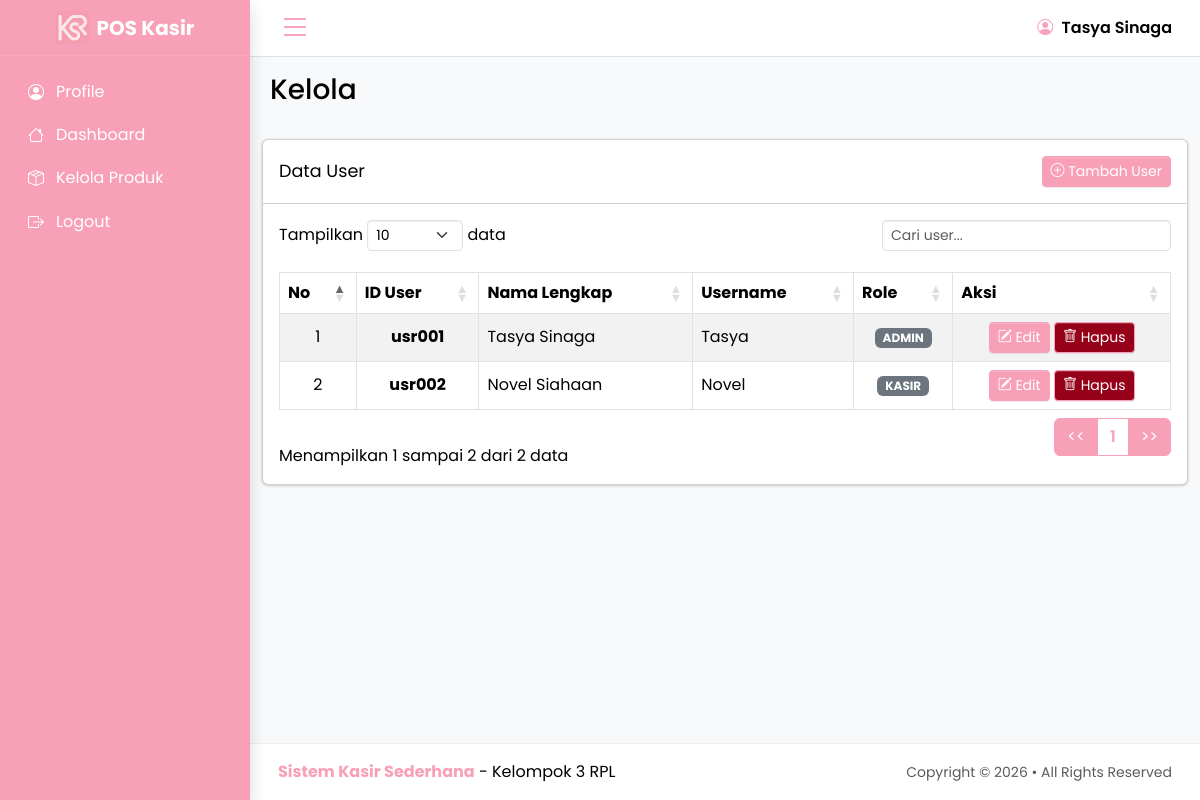
/kelola_user.php (signed in), run on the app's committed database.
### tables this page shows
CREATE TABLE `users` (
  `USER_ID` char(6) NOT NULL,
  `NAMA` varchar(50) DEFAULT NULL,
  `USERNAME` varchar(30) DEFAULT NULL,
  `PASSWORD` varchar(60) DEFAULT NULL,
  `ROLE` varchar(10) DEFAULT NULL
);

### kelola_user.php (the view, shortened to what this page needs)
<?php
include 'koneksi.php';
$data = mysqli_query($koneksi, "SELECT * FROM users ORDER BY USER_ID ASC");
?>
<!doctype html>
<html lang="en">
<head>
    <link rel="stylesheet" href="https://cdn.jsdelivr.net/npm/@fontsource/source-sans-3@5.0.12/index.css"
 media="print"
        onload="this.media = 'all'" />
    <link rel="stylesheet" href="https://cdn.jsdelivr.net/npm/overlayscrollbars@2.11.0/styles/overlayscrollbars.min.css"
 />
    <link rel="stylesheet" href="https://cdn.jsdelivr.net/npm/bootstrap-icons@1.13.1/font/bootstrap-icons.min.css"
 />
    <link rel="stylesheet" href="./css/adminlte.css" />
    <link rel="stylesheet" href="https://cdn.datatables.net/1.13.8/css/dataTables.bootstrap5.min.css">
</head>
<body class="layout-fixed sidebar-expand-lg bg-body-tertiary">
    <div class="app-wrapper">
        <?php include "header.php"; ?>
        <?php include "sidebar.php"; ?>
        <main class="app-main">
            <div class="app-content-header">
                <div class="container-fluid">
                    <h3 class="mb-3">Kelola</h3>
                </div>
            </div>
            <div class="container-fluid">
                <div class="card">
                    <div class="card-header d-flex align-items-center">
                        <h3 class="card-title mb-0">
                            Data User
                        </h3>
                        <div class="ms-auto d-flex gap-2">
                            <a href="tambah_user.php" class="btn btn-success btn-sm">
                                <i class="bi bi-plus-circle"></i>
                                Tambah User
                            </a>
                        </div>
                    </div>
                    <div class="card-body">
                        <div class="table-responsive">
                            <table id="userTable" class="table table-bordered table-striped w-100">
                                <thead>
                                    <tr align="center">
                                        <th>No</th>
                                        <th>ID User</th>
                                        <th>Nama Lengkap</th>
                                        <th>Username</th>
                                        <th>Role</th>
                                        <th>Aksi</th>
                                    </tr>
                                </thead>
                                <tbody>
                                    <?php
                                    $no = 1;
                                    while ($d = mysqli_fetch_array($data)) {
                                        ?>
                                        <tr>
                                            <td align="center"><?= $no++; ?></td>
                                            <td align="center"><strong><?= $d['USER_ID']; ?></strong></td>
                                            <td><?= $d['NAMA']; ?></td>
                                            <td><?= $d['USERNAME']; ?></td>
                                            <td align="center">
                                                <span class="badge bg-secondary text-white px-2 py-1">
                                                    <?= strtoupper($d['ROLE']); ?>
                                                </span>
                                            </td>
                                            <td align="center">
                                                <div class="d-grid gap-1 d-md-block">
                                                    <a href="edit_data_user.php?id=<?= $d['USER_ID']; ?>"
                                                        class="btn btn-warning btn-sm">
                                                        <i class="bi bi-pencil-square"></i> Edit
                                                    </a>
                                                    <a href="hapus_user.php?id=<?= $d['USER_ID']; ?>"
                                                        class="btn btn-danger btn-sm"
                                                        onclick="return confirm('Yakin ingin menghapus user ini?')">
                                                        <i class="bi bi-trash"></i> Hapus
                                                    </a>
                                                </div>
                                            </td>
                                        </tr>
                                    <?php } ?>
                                </tbody>
                            </table>
                        </div>
                    </div>
                </div>
            </div>
        </main>
        <?php include "footer.php"; ?>
    </div>
</body>
</html>

### kelola_user.php (style rules this page uses)
html, body, body * { font-family: 'Poppins', sans-serif !important; }
body { background-color: white !important; }
body, h1, h2, h3, h4, h5, h6, p, span, div, a, label, input, select, option { color: black !important; }
.app-main, .card, .card-body, .card-header, .card-title, .table, .table th, .table td, .dataTables_wrapper, .dataTables_wrapper label, .dataTables_wrapper .dataTables_info, .dataTables_wrapper .dataTables_length, .dataTables_wrapper .dataTables_filter, .app-footer, .brand-link { color: black !important; }
table.dataTable thead th { white-space: nowrap; color: black !important; }
.btn i { color: inherit !important; }
.btn-success { background-color: #f7a0b8 !important; border-color: #f7a0b8 !important; color: white !important; }
.btn-warning { background-color: #f7a0b8 !important; border-color: #f7a0b8 !important; color: white !important; }
.btn-danger { background-color: #960018 !important; border-color: #f7a0b8 !important; color: white !important; }
table.dataTable thead th, table.dataTable tbody td { white-space: nowrap; vertical-align: middle; }

### header.php (style rules this page uses)
* { font-family: 'Poppins', sans-serif !important; }

### data on the page
users: USER_ID "usr001", NAMA "Tasya Sinaga", USERNAME "Tasya", ROLE "ADMIN"
users: USER_ID "usr002", NAMA "Novel Siahaan", USERNAME "Novel", ROLE "KASIR"

### other printed values
$_SESSION['nama'] "Tasya Sinaga"
